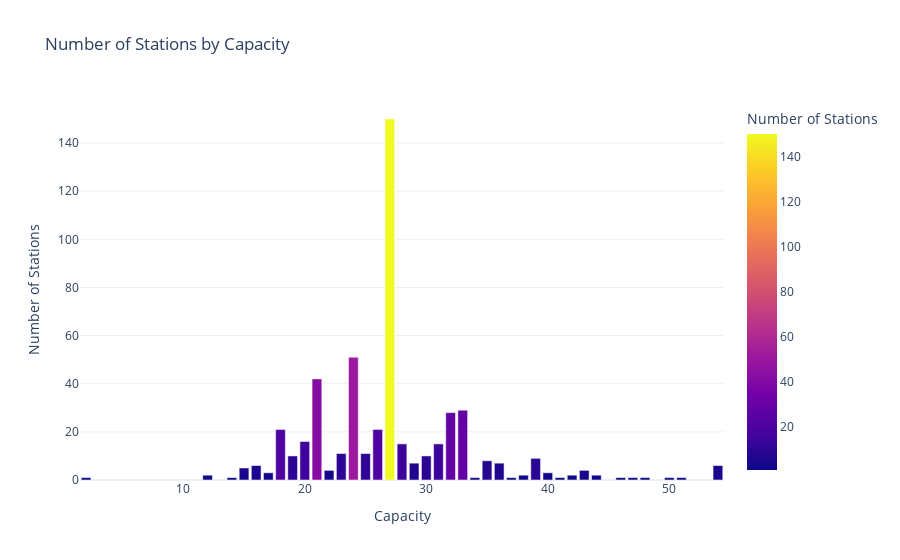

Write notebook code for a chart like this one.
### Code cell
import matplotlib.pyplot as plt
import plotly.express as px

capacity_counts = stations_master.groupby('capacity').size().reset_index(name='number_of_stations')
capacity_counts.sort_values('capacity', inplace=True)
fig = px.bar(
    capacity_counts,
    x='capacity',
    y='number_of_stations',
    title='Number of Stations by Capacity',
    labels={'capacity': 'Capacity', 'number_of_stations': 'Number of Stations'},
    color='number_of_stations',  # Colorear las barras basadas en el número de estaciones
    template='plotly_white'  # Estilo del gráfico
)

fig.update_layout(xaxis_title='Capacity', yaxis_title='Number of Stations')
fig.show()

### Figure 1 — Plotly figure (JSON) as saved in the notebook; plotly's stock layout.template omitted (floating-point values rounded to 4 significant figures)
{"data": [{"alignmentgroup": "True", "hovertemplate": "Capacity=%{x}<br>Number of Stations=%{marker.color}<extra></extra>", "legendgroup": "", "marker": {"color": [1, 2, 1, 5, 6, 3, 21, 10, 16, 42, 4, 11, 51, 11, 21, 150, 15, 7, 10, 15, 28, 29, 1, 8, 7, 1, 2, 9, 3, 1, 2, 4, 2, 1, 1, 1, 1, 1, 6], "coloraxis": "coloraxis", "pattern": {"shape": ""}}, "name": "", "offsetgroup": "", "orientation": "v", "showlegend": false, "textposition": "auto", "type": "bar", "x": [2, 12, 14, 15, 16, 17, 18, 19, 20, 21, 22, 23, 24, 25, 26, 27, 28, 29, 30, 31, 32, 33, 34, 35, 36, 37, 38, 39, 40, 41, 42, 43, 44, 46, 47, 48, 50, 51, 54], "xaxis": "x", "y": [1, 2, 1, 5, 6, 3, 21, 10, 16, 42, 4, 11, 51, 11, 21, 150, 15, 7, 10, 15, 28, 29, 1, 8, 7, 1, 2, 9, 3, 1, 2, 4, 2, 1, 1, 1, 1, 1, 6], "yaxis": "y"}], "layout": {"barmode": "relative", "coloraxis": {"colorbar": {"title": {"text": "Number of Stations"}}, "colorscale": [[0, "#0d0887"], [0.1111, "#46039f"], [0.2222, "#7201a8"], [0.3333, "#9c179e"], [0.4444, "#bd3786"], [0.5556, "#d8576b"], [0.6667, "#ed7953"], [0.7778, "#fb9f3a"], [0.8889, "#fdca26"], [1, "#f0f921"]]}, "legend": {"tracegroupgap": 0}, "title": {"text": "Number of Stations by Capacity"}, "xaxis": {"anchor": "y", "domain": [0, 1], "title": {"text": "Capacity"}}, "yaxis": {"anchor": "x", "domain": [0, 1], "title": {"text": "Number of Stations"}}}}
